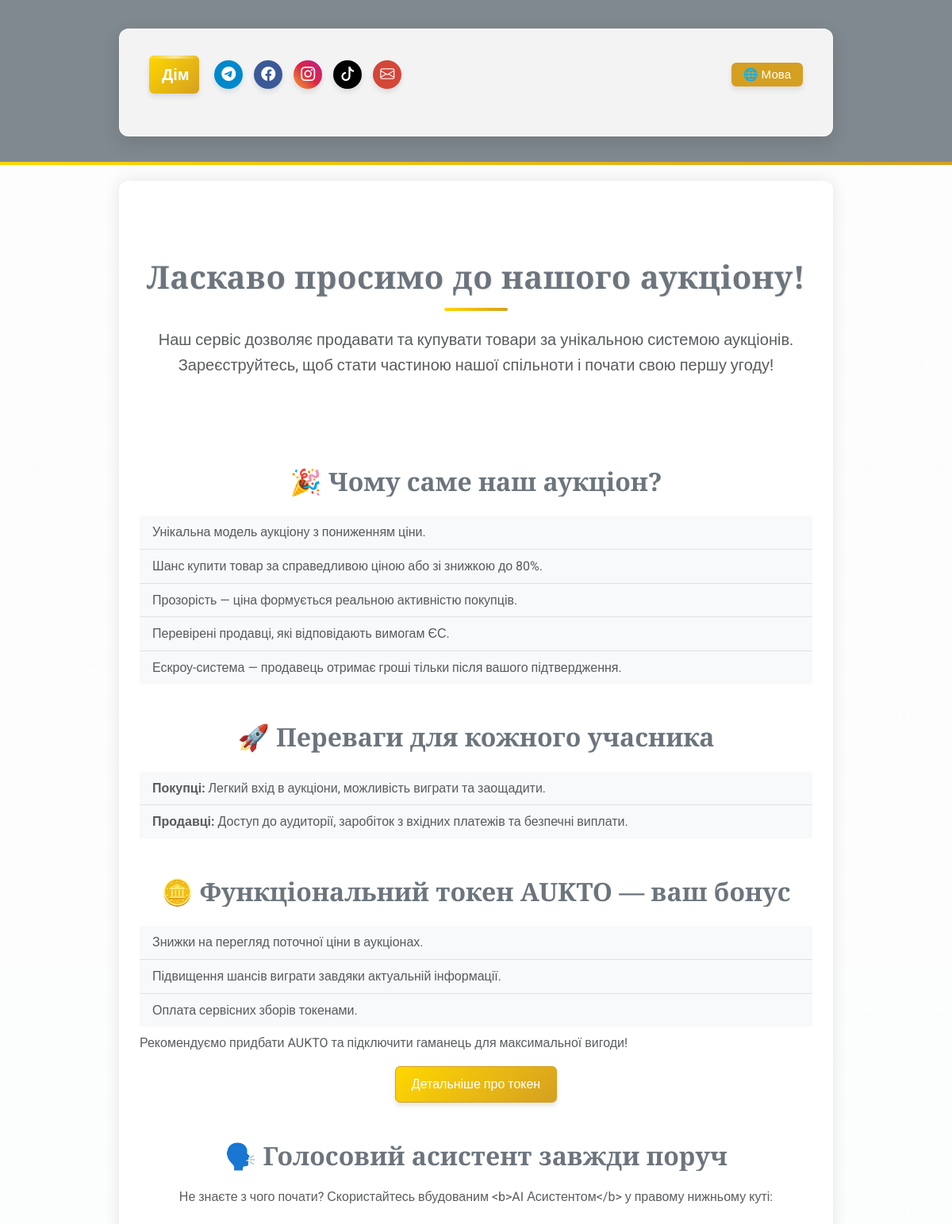
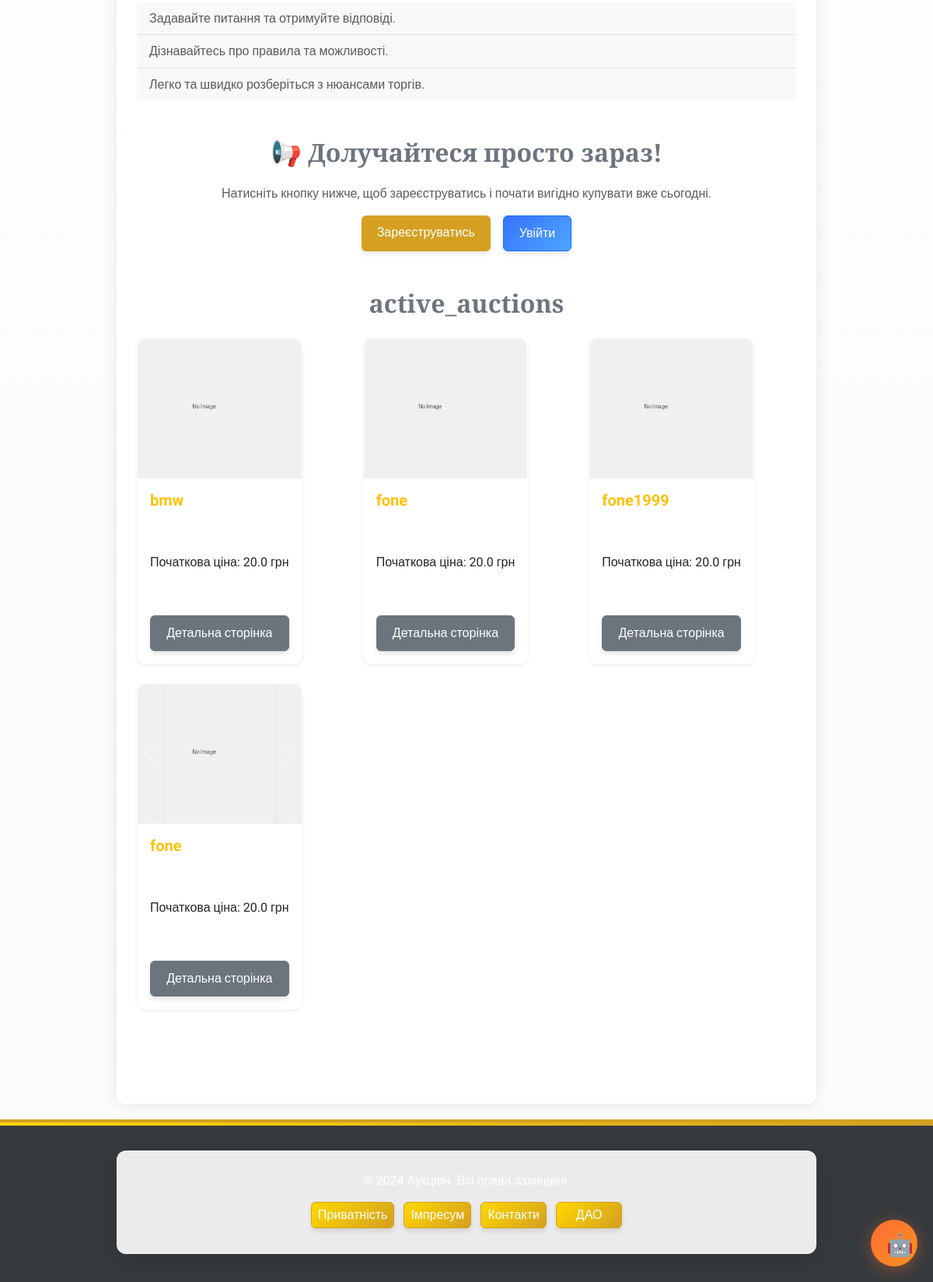
The page / on the database its author committed (2 pictures, top to bottom).
### app/models/auction.py (models this page shows, shortened)
class Auction(db.Model):
    __tablename__ = 'auctions'
    id = db.Column(db.Integer, primary_key=True)
    title = db.Column(db.String(255), nullable=False)
    description = db.Column(db.Text, nullable=False)
    starting_price = db.Column(db.Float, nullable=False)
    current_price = db.Column(db.Float, nullable=False)
    seller_id = db.Column(db.Integer, db.ForeignKey('users.id'), nullable=False)
    total_participants = db.Column(db.Integer, default=0, nullable=False)
    is_active = db.Column(db.Boolean, default=True, nullable=False)
    winner_id = db.Column(db.Integer, db.ForeignKey('users.id'), nullable=True)
    total_earnings = db.Column(db.Float, default=0.0, nullable=False)
    created_at = db.Column(db.DateTime, default=db.func.now(), nullable=False)
    updated_at = db.Column(db.DateTime, default=db.func.now(), onupdate=db.func.now(), nullable=False)
    photos = db.Column(JSON, default=list)  # Поле для зберігання шляхів до фото у форматі JSON
    is_confirmed = db.Column(db.Boolean, default=False, nullable=False)  # Чи підтверджено отримання товару
    main_photo_idx = db.Column(db.Integer, default=0)  # Індекс головного фото
    participants = relationship(
        'AuctionParticipant', back_populates='auction', cascade='all, delete-orphan', lazy='dynamic'
    )
    def get_safe_photo(self, index=None):
        import os
        from flask import current_app
        fallback_image = 'images/default/no-image.png'
        if index is not None and self.photos and 0 <= index < len(self.photos):
            photo_path = self.photos[index]
        elif self.photos and 0 <= (self.main_photo_idx or 0) < len(self.photos):
            photo_path = self.photos[self.main_photo_idx or 0]
        elif self.photos and len(self.photos) > 0:
            photo_path = self.photos[0]
        else:
            return fallback_image
        full_path = os.path.join(current_app.static_folder, photo_path)
        if os.path.isfile(full_path):
            return photo_path
        else:
            print(f"Warning: Image file not found: {photo_path}")
            return fallback_image

### app/routes/main_routes.py (the view)
@main_bp.route('/')
def index():
    lang = session.get('lang', 'ua')
    auctions = Auction.query.filter_by(is_active=True).all()
    discount = None
    if current_user.is_authenticated and current_user.wallet_address:
        try:
            discount = get_user_discount(current_user.wallet_address)
        except Exception:
            discount = None
    if lang == 'en':
        return render_template('index_en.html', auctions=auctions, user_discount=discount, lang=lang, ui_text=ui_text)
    elif lang == 'de':
        return render_template('index_de.html', auctions=auctions, user_discount=discount, lang=lang, ui_text=ui_text)
    return render_template('index.html', auctions=auctions, user_discount=discount, lang=lang, ui_text=ui_text)

### app/utils/i18n_ui.py (called while the page is built)
def ui_text(key, lang):
    return ui_translations.get(key, {}).get(lang, ui_translations.get(key, {}).get('ua', key))

### app/templates/index.html (shortened to what this page needs)
{% extends 'base.html' %}
{% block content %}
<div class="text-center py-5">
    <h1 class="text-secondary fw-bold">{{ ui_text('welcome_header', lang) }}</h1>
    <p class="text-muted fs-5">
        {{ ui_text('welcome_text', lang) }}
    </p>
</div>
<section class="my-5">
    <h2 class="text-center text-secondary fw-bold">🎉 {{ ui_text('why_auction', lang) }}</h2>
    <ul class="list-group list-group-flush mt-4">
        <li class="list-group-item bg-light text-muted">{{ ui_text('unique_model', lang) }}</li>
        <li class="list-group-item bg-light text-muted">{{ ui_text('fair_price', lang) }}</li>
        <li class="list-group-item bg-light text-muted">{{ ui_text('transparency', lang) }}</li>
        <li class="list-group-item bg-light text-muted">{{ ui_text('verified_sellers', lang) }}</li>
        <li class="list-group-item bg-light text-muted">{{ ui_text('escrow', lang) }}</li>
    </ul>
</section>
<section class="my-5">
    <h2 class="text-center text-secondary fw-bold">🚀 {{ ui_text('benefits', lang) }}</h2>
    <ul class="list-group list-group-flush mt-4">
        <li class="list-group-item bg-light text-muted"><b>{{ ui_text('buyers', lang) }}:</b> {{ ui_text('buyers_benefit', lang) }}</li>
        <li class="list-group-item bg-light text-muted"><b>{{ ui_text('sellers', lang) }}:</b> {{ ui_text('sellers_benefit', lang) }}</li>
    </ul>
</section>
<section class="my-5">
    <h2 class="text-center text-secondary fw-bold">🪙 {{ ui_text('token_bonus', lang) }}</h2>
    <ul class="list-group list-group-flush mt-4">
        <li class="list-group-item bg-light text-muted">{{ ui_text('token_discount_benefit', lang) }}</li>
        <li class="list-group-item bg-light text-muted">{{ ui_text('token_chance_benefit', lang) }}</li>
        <li class="list-group-item bg-light text-muted">{{ ui_text('token_fee_benefit', lang) }}</li>
    </ul>
    <p class="text-muted mt-2">{{ ui_text('token_recommend', lang) }}</p>
    <div class="text-center mt-3">
        <a href="{{ url_for('token.token_info') }}" class="btn btn-outline-warning">{{ ui_text('token_details', lang) }}</a>
    </div>
</section>
<section class="my-5">
    <h2 class="text-center text-secondary fw-bold">🗣️ {{ ui_text('assistant_always', lang) }}</h2>
    <p class="text-muted text-center">
        {{ ui_text('assistant_invite', lang) }}
    </p>
    <ul class="list-group list-group-flush mt-4">
        <li class="list-group-item bg-light text-muted">{{ ui_text('assistant_ask', lang) }}</li>
        <li class="list-group-item bg-light text-muted">{{ ui_text('assistant_rules', lang) }}</li>
        <li class="list-group-item bg-light text-muted">{{ ui_text('assistant_easy', lang) }}</li>
    </ul>
</section>
<section class="my-5 text-center">
    <h2 class="text-secondary fw-bold">📢 {{ ui_text('join_now', lang) }}</h2>
    <p class="text-muted">{{ ui_text('join_now_text', lang) }}</p>
    <div class="d-flex justify-content-center gap-3">
        <a href="{{ url_for('auth.choose_role') }}" class="btn btn-outline-light">{{ ui_text('register', lang) }}</a>
        <a href="{{ url_for('auth.login') }}" class="btn btn-outline-primary">{{ ui_text('login', lang) }}</a>
    </div>
</section>
<section class="my-5">
    <h2 class="text-center text-secondary fw-bold">{{ ui_text('active_auctions', lang) }}</h2>
    {% if auctions %}
    <div class="row mt-4">
        {% for auction in auctions %}
        <div class="col-md-4 d-flex align-items-stretch">
            {% set img_url = auction.photos[0] if auction.photos and auction.photos[0] else 'images/default.jpg' %}
            {% include 'auctions/auction_card.html' with context %}
        </div>
        {% endfor %}
    </div>
    {% else %}
    <p class="text-center text-muted fs-5">{{ ui_text('no_auctions', lang) }}</p>
    {% endif %}
</section>
{% endblock %}

### app/templates/auctions/auction_card.html (shortened to what this page needs)
<div class="auction-card card shadow-sm auction-card-fixed mb-4">    <div class="card-img-top auction-card-img p-0" style="background:none;">
        {% if auction.photos and auction.photos|length > 1 %}
        <div id="auctionCardCarousel-{{ auction.id }}" class="carousel slide" data-bs-ride="carousel">
            <div class="carousel-inner">
                {% for photo in auction.photos %}
                <div class="carousel-item {% if loop.index0 == (auction.main_photo_idx or 0) %}active{% endif %}">
                    <img src="{{ url_for('static', filename=auction.get_safe_photo(loop.index0)) }}" class="img-fluid rounded-top w-100" alt="Фото товару" style="height:180px;object-fit:cover;">
                </div>
                {% endfor %}
            </div>
            <button class="carousel-control-prev" type="button" data-bs-target="#auctionCardCarousel-{{ auction.id }}" data-bs-slide="prev">
                <span class="carousel-control-prev-icon" aria-hidden="true"></span>
            </button>
            <button class="carousel-control-next" type="button" data-bs-target="#auctionCardCarousel-{{ auction.id }}" data-bs-slide="next">
                <span class="carousel-control-next-icon" aria-hidden="true"></span>
            </button>
        </div>
        {% else %}
        <img src="{{ url_for('static', filename=auction.get_safe_photo()) }}" class="img-fluid rounded-top w-100" alt="Фото товару" style="height:180px;object-fit:cover;">
        {% endif %}
    </div>    <div class="card-body d-flex flex-column justify-content-between">
        <h5 class="card-title text-warning fw-bold">{{ auction.title }}</h5>
        <p class="text-dark mb-2">Початкова ціна: {{ auction.starting_price }} грн</p>        <div class="d-flex flex-column gap-2">
            <a href="/auction/{{ auction.id }}" class="btn btn-outline-secondary w-100" target="_blank">Детальна сторінка</a>
        </div>
    </div>
</div>

### app/static/css/custom.css (style rules this page uses)
:root { --main-bg: transparent; --main-color: #d5a021; --secondary-color: #a47449; --neutral-gray: #6c757d; --text-color: #3d3d3d; --accent-blue: #3772ff; --accent-green: #2fb380; --accent-red: #e63946; --accent-purple: #6246ea; --dark-bg: #2b2d42; --dark-secondary: #444857; --dark-text: #edf2f4; --gold-gradient: linear-gradient(135deg, #ffd700, #d5a021); --purple-gradient: linear-gradient(135deg, #6246ea, #a36ae8); --blue-gradient: linear-gradient(135deg, #3772ff, #4da6ff); --card-shadow: 0 8px 24px rgba(0, 0, 0, 0.12); --hover-shadow: 0 12px 28px rgba(0, 0, 0, 0.2); --button-shadow: 0 4px 6px rgba(0, 0, 0, 0.1); --transition-fast: 0.2s ease; --transition-normal: 0.3s ease; --transition-slow: 0.5s ease; }
body { font-family: 'Roboto', sans-serif; background-color: transparent; color: var(--text-color); margin: 0; padding: 0; line-height: 1.6; overflow-x: hidden; transition: background-color var(--transition-normal); position: relative; }
h1, h2, h3 { font-family: 'Playfair Display', serif; color: var(--main-color); text-align: center; margin-bottom: 20px; position: relative; overflow: hidden; }
h1 { font-weight: 700; letter-spacing: 0.5px; text-shadow: 1px 1px 2px rgba(0, 0, 0, 0.1); }
h1:after { content: ''; display: block; width: 80px; height: 4px; background: var(--gold-gradient); margin: 15px auto 0; border-radius: 2px; transition: width var(--transition-normal); }
button, .btn { background-color: var(--main-color); border: none; color: #fff; font-size: 16px; padding: 10px 20px; border-radius: 6px; cursor: pointer; transition: background-color var(--transition-fast), transform var(--transition-fast), box-shadow var(--transition-fast); box-shadow: var(--button-shadow); position: relative; overflow: hidden; z-index: 1; }
.btn::after { content: ""; position: absolute; background: rgba(255, 255, 255, 0.3); border-radius: 50%; width: 100px; height: 100px; opacity: 0; top: 50%; left: 50%; transform: translate(-50%, -50%) scale(0); transition: transform 0.6s, opacity 0.6s; z-index: -1; }
.btn-outline-warning { color: #fff !important; background: var(--gold-gradient) !important; border: 1.5px solid var(--main-color) !important; transition: all var(--transition-normal) !important; }
.btn-outline-primary { color: #fff !important; background: var(--blue-gradient) !important; border: 1.5px solid #0d6efd !important; transition: all var(--transition-normal) !important; }
.btn-outline-secondary { color: #fff !important; background-color: var(--neutral-gray) !important; border: 1.5px solid var(--neutral-gray) !important; transition: all var(--transition-normal) !important; }
a { color: var(--main-color); text-decoration: none; position: relative; transition: color var(--transition-fast); }
.auction-card-fixed { min-height: 420px; max-height: 420px; display: flex; flex-direction: column; justify-content: space-between; background: rgba(255, 255, 255, 0.95); border-radius: 12px; overflow: hidden; transition: all var(--transition-normal); position: relative; box-shadow: 0 0 15px rgba(0, 0, 0, 0.15); backdrop-filter: blur(5px); border: 1px solid rgba(255, 255, 255, 0.9); }
.auction-card-img { height: 180px; background-size: cover; background-position: center; border-top-left-radius: 0.5rem; border-top-right-radius: 0.5rem; overflow: hidden; position: relative; }
.auction-card { transition: box-shadow var(--transition-normal), transform var(--transition-normal); box-shadow: 0 2px 8px rgba(0, 0, 0, 0.08); border: 1px solid rgba(255, 255, 255, 0.8); background-color: rgba(255, 255, 255, 0.95); backdrop-filter: blur(5px); }
.auction-card-img img { transition: filter var(--transition-normal), transform var(--transition-slow); width: 100%; height: 100%; object-fit: cover; }

### rows shown on the page
Auction: title "bmw", starting_price "20.0"
Auction: title "fone", starting_price "20.0"
Auction: title "fone1999", starting_price "20.0"
Auction: title "fone", starting_price "20.0"

### other values the page prints
{{ ui_text('home', lang) }} "Дім"
{{ ui_text('language', lang) }} "Мова"
{{ ui_text('welcome_header', lang) }} "Ласкаво просимо до нашого аукціону!"
{{ ui_text('welcome_text', lang) }} "Наш сервіс дозволяє продавати та купувати товари за унікальною системою аукціонів. Зареєструйтесь, щоб стати частиною нашої спільноти і почати свою першу угоду!"
{{ ui_text('why_auction', lang) }} "Чому саме наш аукціон?"
{{ ui_text('unique_model', lang) }} "Унікальна модель аукціону з пониженням ціни."
{{ ui_text('fair_price', lang) }} "Шанс купити товар за справедливою ціною або зі знижкою до 80%."
{{ ui_text('transparency', lang) }} "Прозорість — ціна формується реальною активністю покупців."
{{ ui_text('verified_sellers', lang) }} "Перевірені продавці, які відповідають вимогам ЄС."
{{ ui_text('escrow', lang) }} "Ескроу-система — продавець отримає гроші тільки після вашого підтвердження."
{{ ui_text('benefits', lang) }} "Переваги для кожного учасника"
{{ ui_text('buyers', lang) }} "Покупці"
{{ ui_text('buyers_benefit', lang) }} "Легкий вхід в аукціони, можливість виграти та заощадити."
{{ ui_text('sellers', lang) }} "Продавці"
{{ ui_text('sellers_benefit', lang) }} "Доступ до аудиторії, заробіток з вхідних платежів та безпечні виплати."
